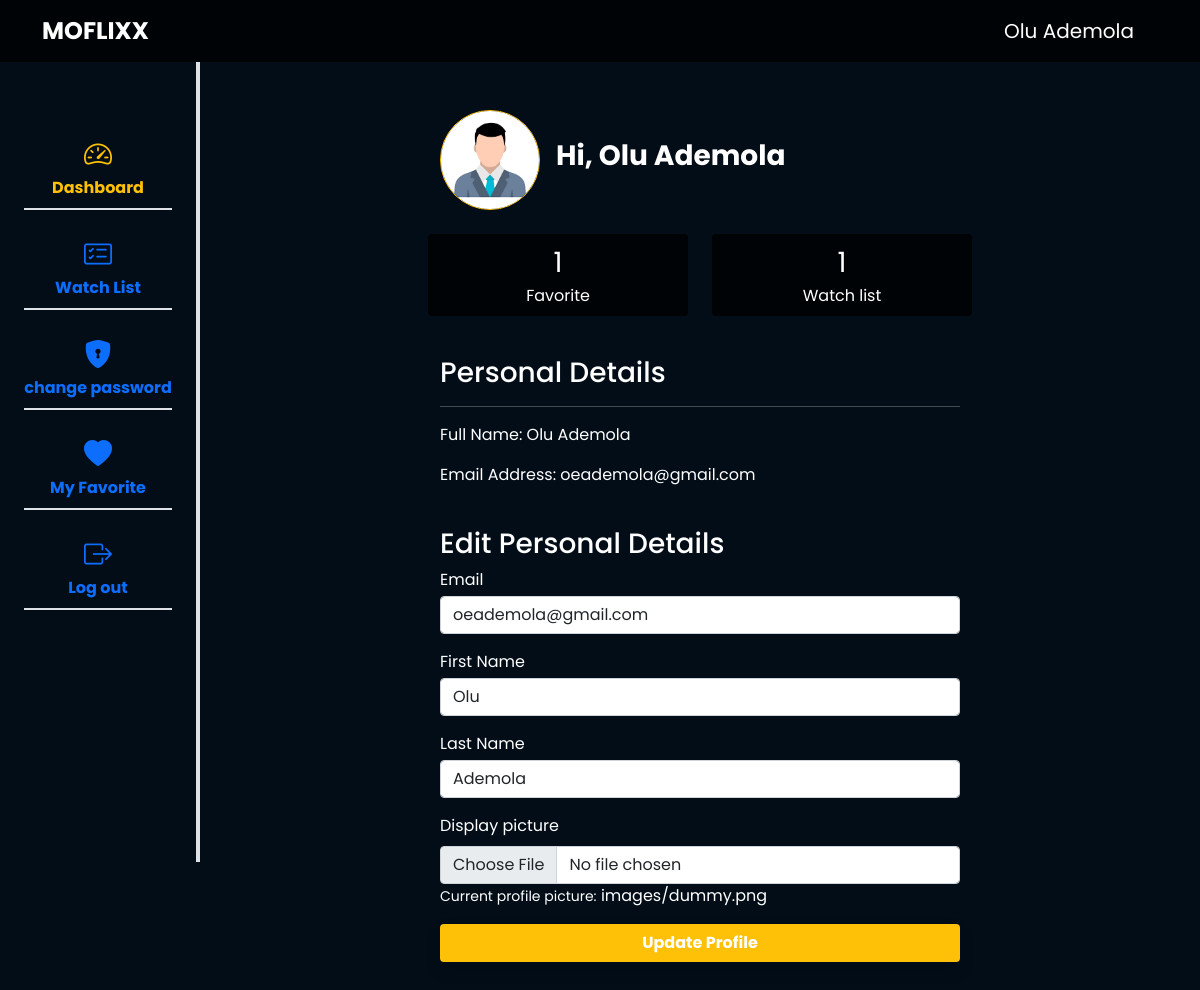
Page /users/user-profile (signed in) on the committed database.
### apps/users/models.py (models this page shows, shortened)
class CustomUser(BaseModel, PermissionsMixin, AbstractBaseUser):
    first_name = models.CharField(max_length=100)
    last_name = models.CharField(max_length=100)
    email = models.EmailField(unique=True, max_length=100)
    gender = models.CharField(default="male", choices=choices.GENDER, max_length=10)
    phone_no = models.CharField(max_length=50, blank=True)
    profile_picture = models.ImageField(upload_to="profile picture/", default="images/dummy.png")
    is_active = models.BooleanField(default=True)
    is_staff = models.BooleanField(default=False)
    is_superuser = models.BooleanField(default=False)
    objects = CustomUserManager()
    USERNAME_FIELD = 'email'
    REQUIRED_FIELDS = ['first_name', 'last_name']
    class Meta:
        verbose_name = "User"
        verbose_name_plural = "Users"
    def get_full_name(self):
        return f"{self.first_name.capitalize()} {self.last_name.capitalize()}"

### apps/users/views.py (the view, shortened to what this page needs)
# urls.py: path('user-profile', views.UserProfileView.as_view(), name="user_profile"),
class UserProfileView(LoginRequiredMixin, generic.UpdateView):
    model = CustomUser
    fields = "__all__"
    template_name = "users/profile.html"
    context_object_name = "user"
    def get_object(self):
        return self.request.user
    def get_context_data(self, **kwargs):
        context = super().get_context_data(**kwargs)
        context["user"] = self.get_object()
        return context

### apps/users/templates/users/profile.html (shortened to what this page needs)
{% extends "dashboard.html" %}
{% load static %}
{% block content %}
    <div>
        <div class="container-sm">
            <div class="wrapper py-5">
                <div class="d-flex align-items-center pt-5 pt-md-0">
                    {% if user.profile_picture %}
                        <div class="img-wrapper rounded-circle overflow-hidden d-flex align-items-center justify-content-center" >
                            <img src="{{ user.profile_picture.url }}" alt="User Profile Image" class="img-fluid object-fit-contain" />
                        </div>
                    {% else %}
                        <div class="img-wrapper rounded-circle overflow-hidden d-flex align-items-center justify-content-center" >
                            <img src="./media/images/passport.webp" alt="User Profile Image" class="img-fluid object-fit-contain" />
                        </div>
                    {% endif %}
                    <h3 class="fw-bolder ps-3">Hi, {{ user.get_full_name }}</h3>
                    </div>
                    <div class="row gap-4 py-4">
                    <div class="box text-center rounded-2 p-2 col">
                        <p class="fs-3 fw-medium">{{ user.favorites.count }}</p>
                        <p>Favorite</p>
                    </div>
                    <div class="box text-center rounded-2 p-2 col">
                        <p class="fs-3 fw-medium">{{ user.watchlist.count }}</p>
                        <p>Watch list</p>
                    </div>
                </div>
                <div class="mt-3">
                <h3>Personal Details</h3>
                <hr />
                <div class="d-flex g-2">
                    <p>Full Name: {{ user.get_full_name }}</p>
                </div>
                <div class="d-flex g-2">
                    <p>Email Address: {{ user.email }}</p>
                </div>
                </div>
                <div class="my-4">
                    <h3>Edit Personal Details</h3>
                    <form action="{% url "user_profile" %}" id="reForm" method="post" enctype="multipart/form-data">
                        <div class="form-wrapper mb-3">
                            <label for="email" class="form-label mb-1 fw-medium">Email</label>
                            <input type="email" id="email" name="email" class="form-control" value="{{ user.email }}" />
                        </div>
                        <div class="form-wrapper mb-3">
                            <label for="first-name" class="form-label mb-1 fw-medium">First Name</label>
                            <input type="text" id="first-name" name="first-name" class="form-control" value="{{ user.first_name }}" />
                        </div>
                        <div class="form-wrapper mb-3">
                            <label for="last-name" class="form-label mb-1 fw-medium">Last Name</label>
                            <input type="text" id="last-name" name="last-name" class="form-control" value="{{ user.last_name }}" />
                        </div>
                        <div class="form-wrapper mb-3">
                            <label for="formFile" class="form-label">Display picture</label>
                            <input class="form-control" type="file" id="formFile" name="profile-picture"/>
                            <small>Current profile picture:</small>
                            {% if user.profile_picture %}
                                <a href="{{ user.profile_picture.url }}" class="text-white" target="_blank" style="text-decoration: none;">{{ user.profile_picture.name }}</a>
                            {% else %}
                                <p>None</p>
                            {% endif %}
                        </div>
                        <button type="submit" class="justify-content-center btn w-100 mt-3 d-flex gap-2 align-items-center fw-bolder shadow custom-btn" >
                            <span class="text-white">Update Profile</span>
                        </button>
                    </form>
                </div>
            </div>
        </div>
    </div>
{% endblock content %}

### templates/dashboard.html (shortened to what this page needs)
{% load static %}
<!DOCTYPE html>
<html lang="en">
  <head>
    <link href="https://cdn.jsdelivr.net/npm/remixicon@4.2.0/fonts/remixicon.css" rel="stylesheet" />
    <link rel="stylesheet" href="https://cdn.jsdelivr.net/npm/bootstrap-icons@1.11.3/font/bootstrap-icons.min.css" />
    <link rel="stylesheet" href="{% static "./bootstrap/css/bootstrap.min.css" %}" />
    <link rel="stylesheet" href="https://cdn.jsdelivr.net/npm/swiper@11/swiper-bundle.min.css" />
    <link rel="stylesheet" href="{% static "./css/index.css" %}" />
  </head>
  <body>
    <header>
      <nav class="navbar navbar-expand-lg">
        <div class="container-sm">
          <a class="navbar-brand logo d-block text-uppercase d-lg-none fw-bold fs-4" href="{% url "home" %}">Moflixx<a>
          <div class="collapse navbar-collapse" id="navbarSupportedContent">
            <a class="navbar-brand d-none logo d-lg-block text-uppercase fw-bold fs-4 me-auto" href="{% url "home" %}" >Moflixx</a>
            <ul class="navbar-nav mb-2 fw-medium fs-5 mb-lg-0">
              <li class="nav-item">
                <a class="nav-link text-white text-black fw-medium py-2 px-4">{{ user.get_full_name }}</a>
              </li>
            </ul>
          </div>
        </div>
      </nav>
    </header>
    <main class="d-flex">
      <aside class="col-2 border-end border-4 position-fixed z-2 d-none d-md-block" >
        <div class="overflow-y-auto h-100">
          <nav class="nav flex-column align-items-center justify-content-center" >
            <ul class="navbar-nav my-5">
              <li class="nav-item fw-bold border-2 border-bottom pt-3">
                <a class="nav-link active d-flex flex-column align-items-center justify-content-center" aria-current="page" href="{% url "user_profile" %}" >
                  <div>
                    <i class="bi bi-speedometer2 fs-3"></i>
                  </div>
                  <span> Dashboard </span>
                </a>
              </li>
              <li class="nav-item fw-bold border-2 border-bottom pt-3">
                <a class="nav-link d-flex flex-column align-items-center justify-content-center" href="{% url "watchlist" %}" >
                  <div><i class="bi bi-card-checklist fs-3"></i></div>
                  <span> Watch List </span>
                </a>
              </li>
              <li class="nav-item fw-bold border-2 border-bottom pt-3">
                <a class="nav-link d-flex flex-column align-items-center justify-content-center" href="{% url "change_password" %}" >
                  <div><i class="bi bi-shield-lock-fill fs-3"></i></div>
                  <span> change password </span>
                </a>
              </li>
              <li class="nav-item fw-bold border-2 border-bottom pt-3">
                <a class="nav-link d-flex flex-column align-items-center justify-content-center" href="{% url "favorites" %}" >
                  <div><i class="bi bi-heart-fill fs-3"></i></div>
                  <span> My Favorite </span>
                </a>
              </li>
              <li class="nav-item d-flex align-items-center justify-content-center fw-bold border-2 border-bottom pt-3" >
                <a class="nav-link d-flex flex-column align-items-center justify-content-center" href="{% url "user_logout" %}" >
                 <div><i class="bi bi-box-arrow-right fs-3"></i></div>
                  <span> Log out </span>
                </a>
              </li>
            </ul>
          </nav>
        </div>
      </aside>
      <div class="col-2 d-none d-md-block"></div>
      <div class="col-12 col-md-9 mx-auto password">
        {% block content %}{% endblock content %}
      </div>
    </main>
  </body>
</html>

### static/css/index.css (style rules this page uses)
:root { --color-primary: #020d18; --color-secondary: #ffc107; }
body { color: white; background: var(--color-primary); font-family: "Poppins", sans-serif; }
header nav { background-color: rgba(0, 0, 0, 0.8); }
a { text-decoration: none; color: #020d18; }
.navbar-brand, .navbar-brand:hover { color: white; }
.navbar .nav-link { color: white; }
.navbar .nav-link.active, .navbar-nav .nav-link.active { color: var(--color-secondary); }
.custom-btn { color: white; background-color: var(--color-secondary); }
.wrapper { max-width: 520px; margin: auto; }
.img-wrapper { height: 100px; width: 100px; border: 1.5px solid var(--color-secondary); }
.box { background: rgba(0, 0, 0, 0.8); }
.box p { margin-bottom: 0; }
hr { background-color: white; }
aside { background: var(--color-primary); height: 100vh; padding-bottom: 40px; }

### rows in the picture
CustomUser: get_full_name "Olu Ademola", profile_picture (placeholder picture), favorites.count "1", watchlist.count "1", email "oeademola@gmail.com", first-name "Olu", last-name "Ademola", profile_picture.name "images/dummy.png"
